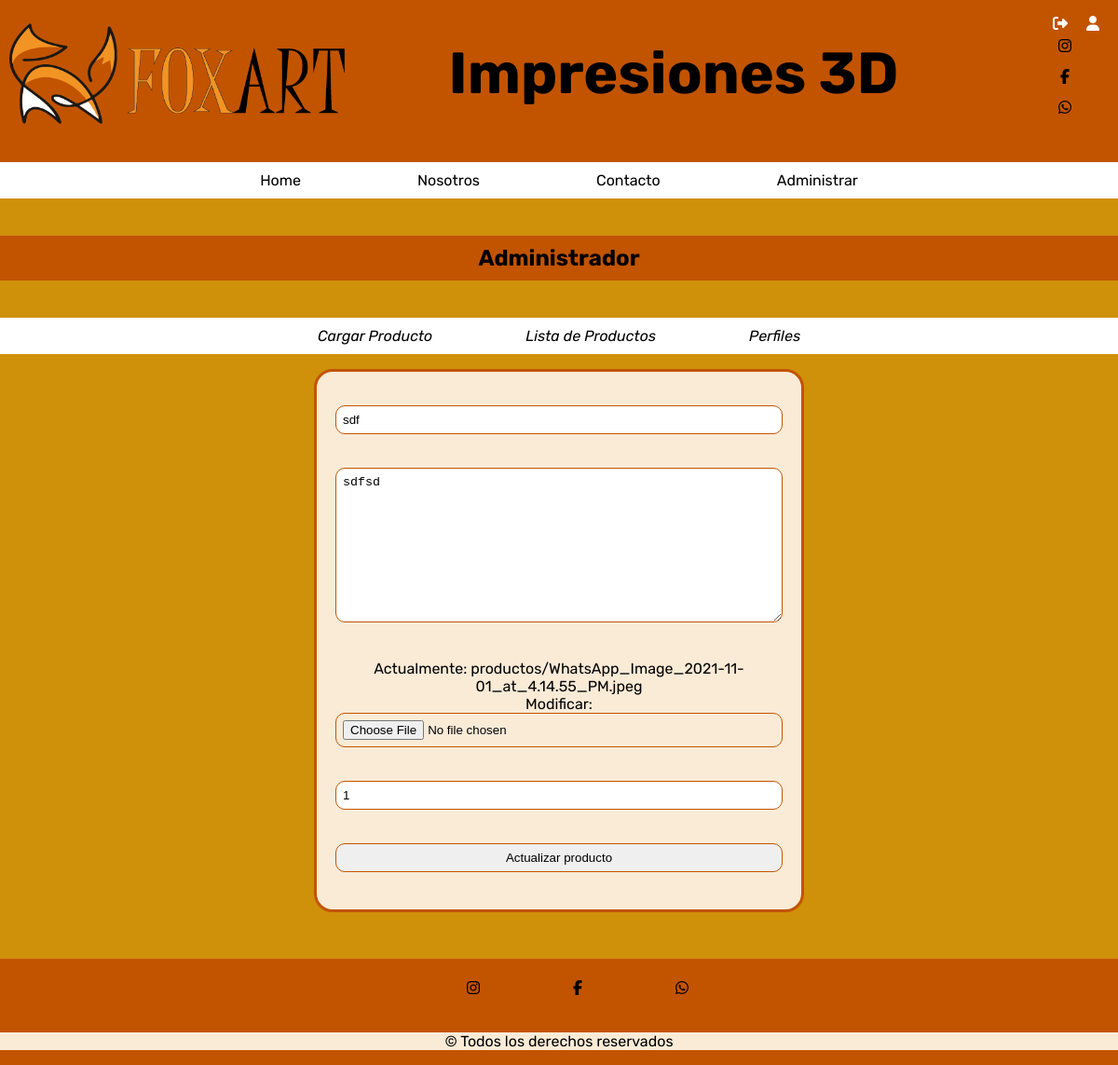
/productos/update/11/ (signed in), run on an earlier commit of the app's database.
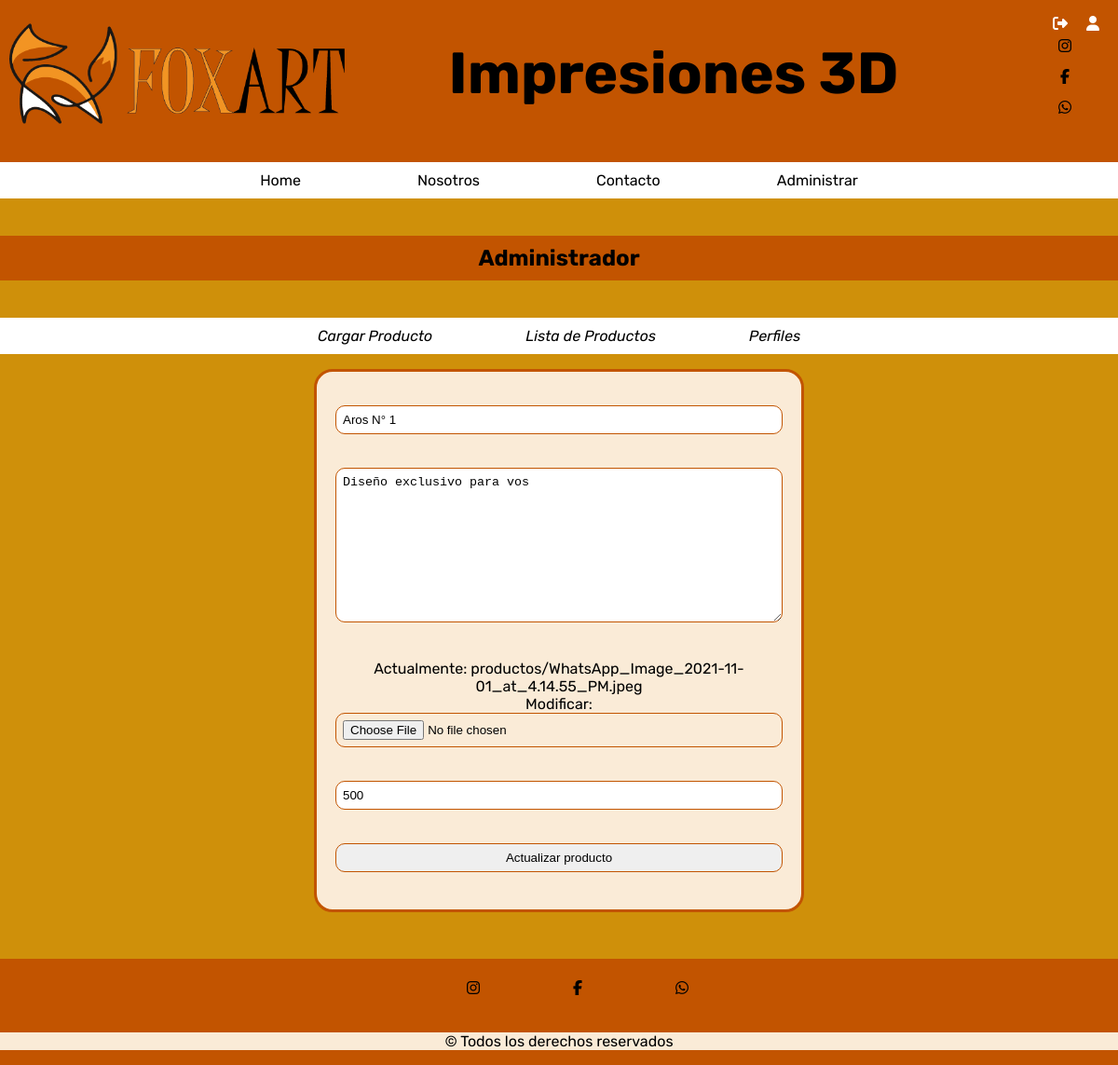
And on a later commit of the database.
### productos/models.py (models this page shows, shortened)
class Product(models.Model):
    title = models.CharField(max_length=200, verbose_name="Titulo")
    description = models.TextField(verbose_name="Descripción")
    precio = models.CharField(max_length=10, verbose_name='Precio')
    image = models.ImageField(verbose_name="Imagen", upload_to="productos")
    created = models.DateTimeField(auto_now_add=True, verbose_name="Fecha de Creación")
    updated = models.DateTimeField(auto_now=True, verbose_name="Fecha de Modificación")
    class Meta:
        verbose_name = "producto"
        verbose_name_plural = "productos"
        ordering = ["-created"]

### productos/views.py (the view, shortened to what this page needs)
# urls.py: path('update/<int:pk>/', ProductUpdate.as_view(), name="update"),
@method_decorator(staff_member_required, name='dispatch')
class ProductUpdate(UpdateView):
    model = Product
    form_class = PageForm
    template_name_suffix = '_update_form'
    success_url = reverse_lazy('productos:productos')

### productos/forms.py
class PageForm(forms.ModelForm):
    class Meta:
        model = Product
        fields = ['title', 'description', 'image', 'precio']
        widgets ={
            'title' : forms.TextInput(attrs={'placeholder' : 'Nombre del Producto' }),
            'description': forms.Textarea(attrs={'placeholder': 'Descripción'}),
            'precio': forms.TextInput(attrs={'placeholder': 'Precio del Producto'}),
        }
        labels = {
            'title' : '', 'description':'', 'image': '', 'precio': '',
        }

### productos/templates/productos/product_update_form.html (shortened to what this page needs)
{% extends 'core/base.html' %}
{% load static %}
{% block content %}
{% include 'productos/includes/productos_menu.html'%}
<main role="main">
  <div class="container">
    <div class="row mt-3 mb-5">
      <div class="col-md-9 mx-auto">
        <div>
            <form action="" method="post" enctype="multipart/form-data">
                {{ form.as_p }}
                <div class="tex-center">
                    <input type="submit" class="btn btn-primary btn-block" value="Actualizar producto" />
                </div>
         </form>
        </div>
      </div>
    </div>
  </div>
</main>
{% endblock %}

What changed in the data, as far as the page shows it:
changed Product: title "sdf" → "Aros N° 1"; description "sdfsd" → "Diseño exclusivo para vos"; precio "1" → "500"
